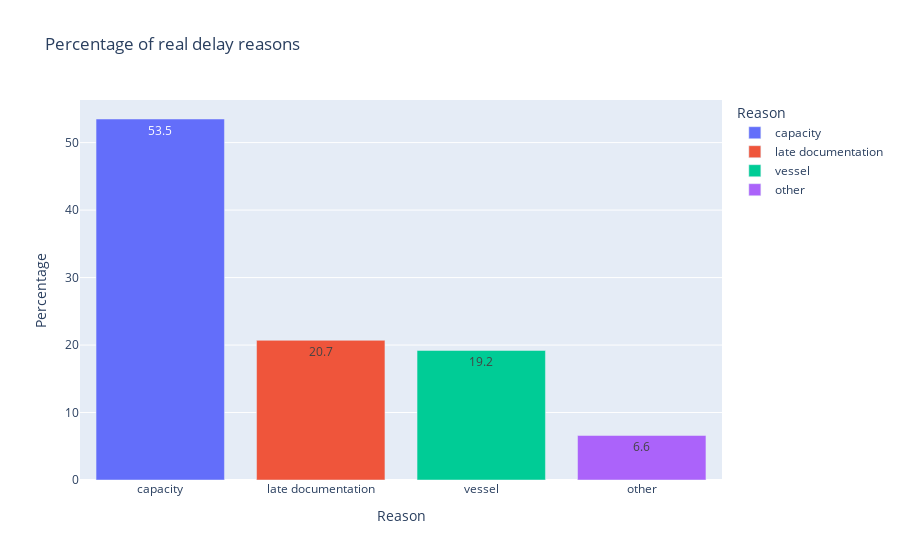

The notebook cell this image was saved under:
### Code cell
df_plot_no_cargo = df_plot.loc[df_plot['Reason'] != 'early cargo']
df_plot_no_cargo['Percentage'] = round(df_plot_no_cargo['Percentage']*100/df_plot_no_cargo['Percentage'].sum(),1)
px.bar(df_plot_no_cargo, 
       x='Reason', 
       y='Percentage',
       color='Reason', 
       title='Percentage of real delay reasons', 
       text='Percentage')

### Figure 1 — Plotly figure (JSON) as saved in the notebook; plotly's stock layout.template omitted (floating-point values rounded to 4 significant figures)
{"data": [{"alignmentgroup": "True", "hovertemplate": "Reason=%{x}<br>Percentage=%{text}<extra></extra>", "legendgroup": "capacity", "marker": {"color": "#636efa"}, "name": "capacity", "offsetgroup": "capacity", "orientation": "v", "showlegend": true, "text": [53.5], "textposition": "auto", "type": "bar", "x": ["capacity"], "xaxis": "x", "y": [53.5], "yaxis": "y"}, {"alignmentgroup": "True", "hovertemplate": "Reason=%{x}<br>Percentage=%{text}<extra></extra>", "legendgroup": "late documentation", "marker": {"color": "#EF553B"}, "name": "late documentation", "offsetgroup": "late documentation", "orientation": "v", "showlegend": true, "text": [20.7], "textposition": "auto", "type": "bar", "x": ["late documentation"], "xaxis": "x", "y": [20.7], "yaxis": "y"}, {"alignmentgroup": "True", "hovertemplate": "Reason=%{x}<br>Percentage=%{text}<extra></extra>", "legendgroup": "vessel", "marker": {"color": "#00cc96"}, "name": "vessel", "offsetgroup": "vessel", "orientation": "v", "showlegend": true, "text": [19.2], "textposition": "auto", "type": "bar", "x": ["vessel"], "xaxis": "x", "y": [19.2], "yaxis": "y"}, {"alignmentgroup": "True", "hovertemplate": "Reason=%{x}<br>Percentage=%{text}<extra></extra>", "legendgroup": "other", "marker": {"color": "#ab63fa"}, "name": "other", "offsetgroup": "other", "orientation": "v", "showlegend": true, "text": [6.6], "textposition": "auto", "type": "bar", "x": ["other"], "xaxis": "x", "y": [6.6], "yaxis": "y"}], "layout": {"barmode": "relative", "legend": {"title": {"text": "Reason"}, "tracegroupgap": 0}, "title": {"text": "Percentage of real delay reasons"}, "xaxis": {"anchor": "y", "categoryarray": ["capacity", "late documentation", "vessel", "other"], "categoryorder": "array", "domain": [0, 1], "title": {"text": "Reason"}}, "yaxis": {"anchor": "x", "domain": [0, 1], "title": {"text": "Percentage"}}}}
